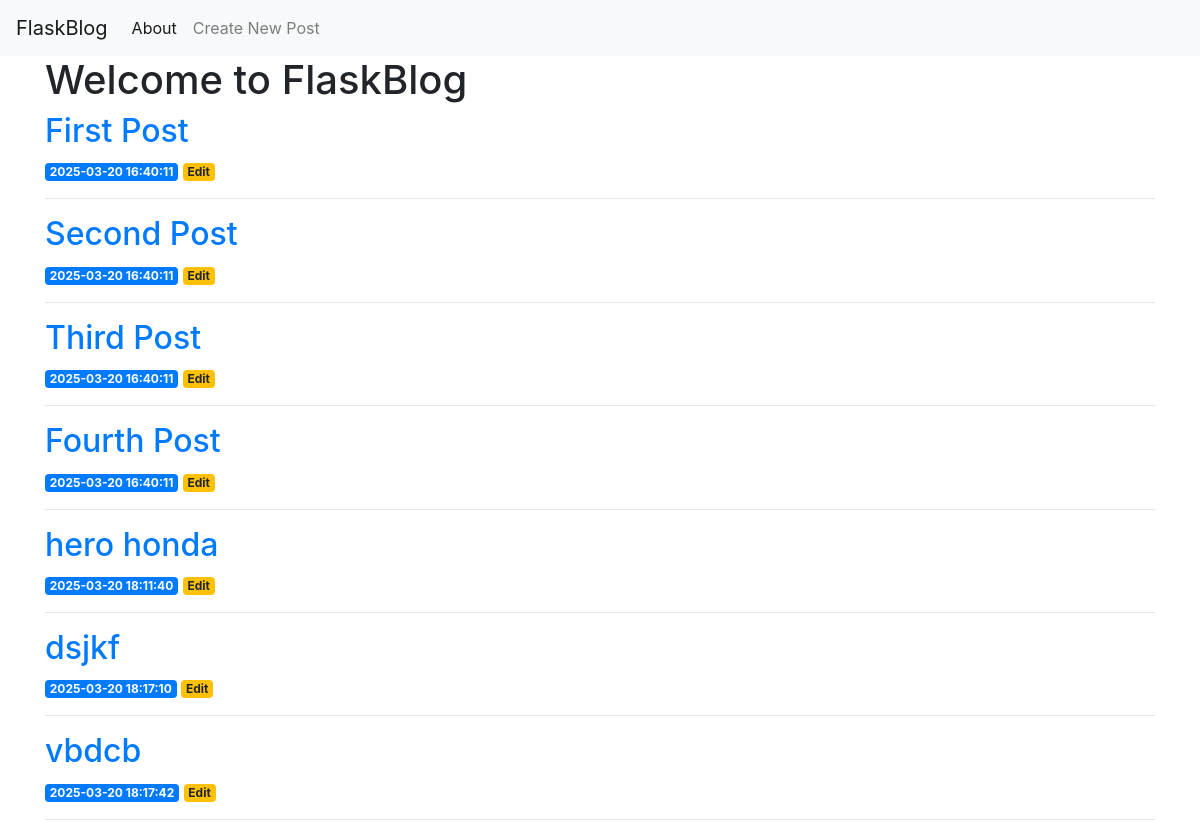
The page / on the database its author committed.
### tables this page shows
CREATE TABLE posts(
    id INTEGER PRIMARY KEY AUTOINCREMENT,
    created TIMESTAMP NOT NULL DEFAULT CURRENT_TIMESTAMP,
    title TEXT NOT NULL,
    content TEXT NOT NULL
);

### app.py (the view)
@app.route('/')
def index():
    conn = get_db_connection()
    posts = conn.execute('SELECT * FROM posts').fetchall()
    conn.close()
    return render_template('index.html',posts=posts)

### app.py (called while the page is built)
def get_db_connection():
    conn = sqlite3.connect('database.db')
    conn.row_factory = sqlite3.Row
    return conn

### templates/index.html
{% extends 'base.html' %}
{% block content %}
    <h1>{% block title %} Welcome to FlaskBlog {% endblock %}</h1>
    {% for post in posts %}
        <a href="{{ url_for('post', post_id=post['id'])}}"><h2>{{ post['title']}}</h2></a>
        <span class="badge badge-primary">{{post['created']}}</span>
        <a href="{{ url_for('edit', id=post['id']) }}">
            <span class="badge badge-warning">Edit</span>
        </a>
        <hr>
    {% endfor %}
{% endblock %}

### rows shown on the page
posts: title "First Post", created "2025-03-20 16:40:11"
posts: title "Second Post", created "2025-03-20 16:40:11"
posts: title "Third Post", created "2025-03-20 16:40:11"
posts: title "Fourth Post", created "2025-03-20 16:40:11"
posts: title "hero honda", created "2025-03-20 18:11:40"
posts: title "dsjkf", created "2025-03-20 18:17:10"
posts: title "vbdcb", created "2025-03-20 18:17:42"
